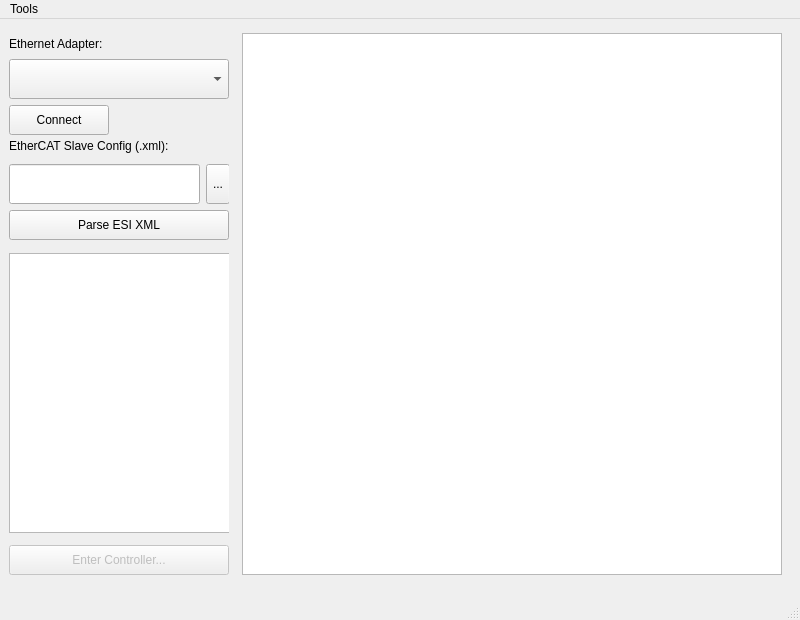
<?xml version="1.0" encoding="UTF-8"?>
<ui version="4.0">
 <class>MainWindow</class>
 <widget class="QMainWindow" name="MainWindow">
  <property name="geometry">
   <rect>
    <x>0</x>
    <y>0</y>
    <width>800</width>
    <height>620</height>
   </rect>
  </property>
  <property name="sizePolicy">
   <sizepolicy hsizetype="Fixed" vsizetype="Fixed">
    <horstretch>0</horstretch>
    <verstretch>0</verstretch>
   </sizepolicy>
  </property>
  <property name="minimumSize">
   <size>
    <width>800</width>
    <height>620</height>
   </size>
  </property>
  <property name="maximumSize">
   <size>
    <width>800</width>
    <height>620</height>
   </size>
  </property>
  <property name="windowTitle">
   <string>MIS-Pilot Main</string>
  </property>
  <widget class="QWidget" name="centralwidget">
   <property name="sizePolicy">
    <sizepolicy hsizetype="Preferred" vsizetype="Preferred">
     <horstretch>0</horstretch>
     <verstretch>0</verstretch>
    </sizepolicy>
   </property>
   <property name="minimumSize">
    <size>
     <width>0</width>
     <height>580</height>
    </size>
   </property>
   <property name="maximumSize">
    <size>
     <width>16777215</width>
     <height>580</height>
    </size>
   </property>
   <layout class="QGridLayout" name="gridLayout">
    <property name="topMargin">
     <number>0</number>
    </property>
    <item row="0" column="0">
     <layout class="QHBoxLayout" name="horizontalLayout">
      <property name="spacing">
       <number>4</number>
      </property>
      <item>
       <widget class="QWidget" name="navigation_widget" native="true">
        <property name="minimumSize">
         <size>
          <width>220</width>
          <height>0</height>
         </size>
        </property>
        <property name="maximumSize">
         <size>
          <width>220</width>
          <height>580</height>
         </size>
        </property>
        <widget class="QWidget" name="verticalLayoutWidget">
         <property name="geometry">
          <rect>
           <x>0</x>
           <y>10</y>
           <width>222</width>
           <height>101</height>
          </rect>
         </property>
         <layout class="QVBoxLayout" name="verticalLayout">
          <item>
           <widget class="QLabel" name="label">
            <property name="text">
             <string>Ethernet Adapter:</string>
            </property>
           </widget>
          </item>
          <item>
           <widget class="QComboBox" name="eth_comboBox">
            <property name="sizePolicy">
             <sizepolicy hsizetype="Expanding" vsizetype="Fixed">
              <horstretch>0</horstretch>
              <verstretch>0</verstretch>
             </sizepolicy>
            </property>
            <property name="minimumSize">
             <size>
              <width>220</width>
              <height>40</height>
             </size>
            </property>
            <property name="maximumSize">
             <size>
              <width>220</width>
              <height>40</height>
             </size>
            </property>
           </widget>
          </item>
          <item>
           <widget class="QPushButton" name="con_pushButton">
            <property name="sizePolicy">
             <sizepolicy hsizetype="Fixed" vsizetype="Fixed">
              <horstretch>0</horstretch>
              <verstretch>0</verstretch>
             </sizepolicy>
            </property>
            <property name="minimumSize">
             <size>
              <width>100</width>
              <height>30</height>
             </size>
            </property>
            <property name="focusPolicy">
             <enum>Qt::FocusPolicy::NoFocus</enum>
            </property>
            <property name="contextMenuPolicy">
             <enum>Qt::ContextMenuPolicy::NoContextMenu</enum>
            </property>
            <property name="layoutDirection">
             <enum>Qt::LayoutDirection::LeftToRight</enum>
            </property>
            <property name="text">
             <string>Connect</string>
            </property>
           </widget>
          </item>
         </layout>
        </widget>
        <widget class="QWidget" name="verticalLayoutWidget_2">
         <property name="geometry">
          <rect>
           <x>0</x>
           <y>110</y>
           <width>221</width>
           <height>111</height>
          </rect>
         </property>
         <layout class="QVBoxLayout" name="verticalLayout_2">
          <property name="spacing">
           <number>6</number>
          </property>
          <property name="bottomMargin">
           <number>5</number>
          </property>
          <item>
           <widget class="QLabel" name="label_2">
            <property name="text">
             <string>EtherCAT Slave Config (.xml):</string>
            </property>
           </widget>
          </item>
          <item>
           <layout class="QHBoxLayout" name="horizontalLayout_2">
            <item>
             <widget class="QLineEdit" name="configXmlPathEdit">
              <property name="sizePolicy">
               <sizepolicy hsizetype="Fixed" vsizetype="Fixed">
                <horstretch>0</horstretch>
                <verstretch>0</verstretch>
               </sizepolicy>
              </property>
              <property name="minimumSize">
               <size>
                <width>180</width>
                <height>40</height>
               </size>
              </property>
              <property name="maximumSize">
               <size>
                <width>220</width>
                <height>40</height>
               </size>
              </property>
             </widget>
            </item>
            <item>
             <widget class="QToolButton" name="selectConfigPathButton">
              <property name="minimumSize">
               <size>
                <width>0</width>
                <height>40</height>
               </size>
              </property>
              <property name="maximumSize">
               <size>
                <width>16777215</width>
                <height>40</height>
               </size>
              </property>
              <property name="text">
               <string>...</string>
              </property>
             </widget>
            </item>
           </layout>
          </item>
          <item>
           <widget class="QPushButton" name="parseConfigXmlButton">
            <property name="enabled">
             <bool>true</bool>
            </property>
            <property name="sizePolicy">
             <sizepolicy hsizetype="Fixed" vsizetype="Fixed">
              <horstretch>0</horstretch>
              <verstretch>0</verstretch>
             </sizepolicy>
            </property>
            <property name="minimumSize">
             <size>
              <width>220</width>
              <height>30</height>
             </size>
            </property>
            <property name="focusPolicy">
             <enum>Qt::FocusPolicy::NoFocus</enum>
            </property>
            <property name="text">
             <string>Parse ESI XML</string>
            </property>
           </widget>
          </item>
         </layout>
        </widget>
        <widget class="QWidget" name="verticalLayoutWidget_3">
         <property name="geometry">
          <rect>
           <x>0</x>
           <y>220</y>
           <width>222</width>
           <height>341</height>
          </rect>
         </property>
         <layout class="QVBoxLayout" name="verticalLayout_3">
          <property name="spacing">
           <number>3</number>
          </property>
          <item>
           <widget class="QTreeView" name="stateTreeView">
            <property name="sizePolicy">
             <sizepolicy hsizetype="Expanding" vsizetype="Fixed">
              <horstretch>0</horstretch>
              <verstretch>0</verstretch>
             </sizepolicy>
            </property>
            <property name="maximumSize">
             <size>
              <width>16777215</width>
              <height>280</height>
             </size>
            </property>
            <property name="rootIsDecorated">
             <bool>true</bool>
            </property>
            <attribute name="headerVisible">
             <bool>false</bool>
            </attribute>
           </widget>
          </item>
          <item>
           <widget class="QPushButton" name="enterControllerButton">
            <property name="enabled">
             <bool>false</bool>
            </property>
            <property name="sizePolicy">
             <sizepolicy hsizetype="Fixed" vsizetype="Fixed">
              <horstretch>0</horstretch>
              <verstretch>0</verstretch>
             </sizepolicy>
            </property>
            <property name="minimumSize">
             <size>
              <width>220</width>
              <height>30</height>
             </size>
            </property>
            <property name="focusPolicy">
             <enum>Qt::FocusPolicy::NoFocus</enum>
            </property>
            <property name="text">
             <string>Enter Controller...</string>
            </property>
           </widget>
          </item>
         </layout>
        </widget>
       </widget>
      </item>
      <item>
       <widget class="QWidget" name="widget" native="true">
        <property name="sizePolicy">
         <sizepolicy hsizetype="Preferred" vsizetype="Fixed">
          <horstretch>0</horstretch>
          <verstretch>0</verstretch>
         </sizepolicy>
        </property>
        <property name="minimumSize">
         <size>
          <width>0</width>
          <height>560</height>
         </size>
        </property>
        <property name="maximumSize">
         <size>
          <width>16777215</width>
          <height>560</height>
         </size>
        </property>
        <layout class="QGridLayout" name="gridLayout_2">
         <item row="0" column="0">
          <widget class="QTextBrowser" name="textBrowser">
           <property name="sizePolicy">
            <sizepolicy hsizetype="Preferred" vsizetype="Expanding">
             <horstretch>0</horstretch>
             <verstretch>0</verstretch>
            </sizepolicy>
           </property>
           <property name="maximumSize">
            <size>
             <width>16777215</width>
             <height>16777215</height>
            </size>
           </property>
          </widget>
         </item>
        </layout>
       </widget>
      </item>
     </layout>
    </item>
   </layout>
  </widget>
  <widget class="QMenuBar" name="menubar">
   <property name="geometry">
    <rect>
     <x>0</x>
     <y>0</y>
     <width>800</width>
     <height>21</height>
    </rect>
   </property>
   <property name="sizePolicy">
    <sizepolicy hsizetype="MinimumExpanding" vsizetype="Minimum">
     <horstretch>0</horstretch>
     <verstretch>0</verstretch>
    </sizepolicy>
   </property>
   <widget class="QMenu" name="menuTools">
    <property name="geometry">
     <rect>
      <x>345</x>
      <y>101</y>
      <width>148</width>
      <height>100</height>
     </rect>
    </property>
    <property name="sizePolicy">
     <sizepolicy hsizetype="Preferred" vsizetype="Expanding">
      <horstretch>0</horstretch>
      <verstretch>0</verstretch>
     </sizepolicy>
    </property>
    <property name="title">
     <string>Tools</string>
    </property>
    <addaction name="actionEEPROM_Update"/>
    <addaction name="actionPayload_Debugger"/>
   </widget>
   <addaction name="menuTools"/>
  </widget>
  <widget class="QStatusBar" name="statusbar"/>
  <action name="actionEEPROM_Update">
   <property name="text">
    <string>EEPROM Update...</string>
   </property>
  </action>
  <action name="actionPayload_Debugger">
   <property name="text">
    <string>Payload Debugger</string>
   </property>
  </action>
 </widget>
 <resources/>
 <connections/>
</ui>
